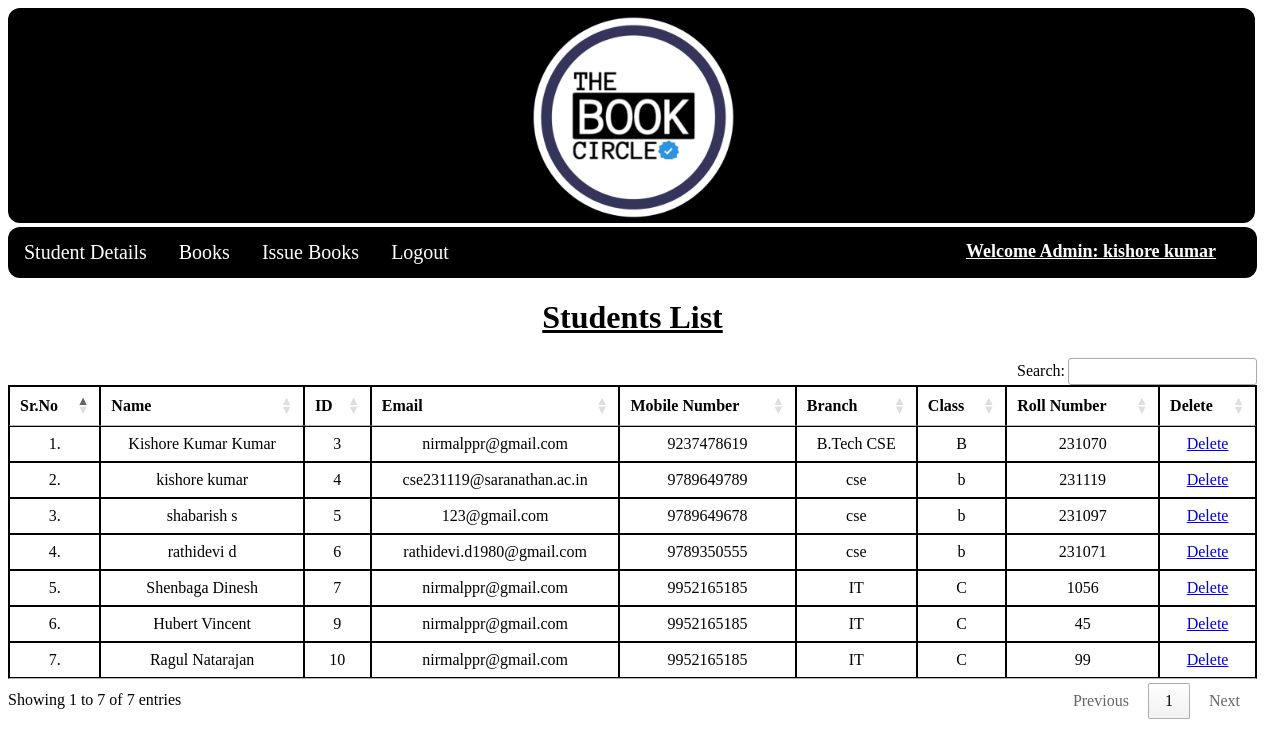
/view_students/ (signed in), run on the app's committed database.
### library/models.py (models this page shows, shortened)
class Student(models.Model):
    user = models.OneToOneField(User, on_delete=models.CASCADE)
    classroom = models.CharField(max_length=10)
    branch = models.CharField(max_length=10)
    roll_no = models.CharField(max_length=3, blank=True)
    phone = models.CharField(max_length=10, blank=True)
    image = models.ImageField(upload_to="", blank=True)

### library/views.py (the view)
# urls.py: path("view_students/", views.view_students, name="view_students"),
@login_required(login_url = '/admin_login')
def view_students(request):
    students = Student.objects.all()
    return render(request, "view_students.html", {'students':students})

### library/templates/view_students.html (shortened to what this page needs)
{% extends 'admin_navbar.html' %}
{% load static %}
{% block body %}
<center>
<div class="container mt-4">
    <h1 class="text-center" style = "font-family:Franklin Gothic Medium"><u>Students List</u></h1>
    <table class="students-table" id="example">
        <thead>
            <tr class="text1">
                <th>Sr.No</th>
                <th>Name</th>
                <th>ID</th>
                <th>Email</th>
                <th>Mobile Number</th>
                <th>Branch</th>
                <th>Class</th>
                <th>Roll Number</th>
                <th>Delete</th>
            </tr>
        </thead>
        <tbody>
            {% for student in students %}
            <tr class="text2">
                <td>{{forloop.counter}}.</td>
                <td>{{student.user.get_full_name}}</td>
                <td>{{student.user.id}}</td>
                <td>{{student.user.email}}</td>
                <td>{{student.phone}}</td>
                <td>{{student.branch}}</td>
                <td>{{student.classroom}}</td>
                <td>{{student.roll_no}}</td>
                <td><a href="/delete_student/{{student.id}}/" class="btn btn-danger" onclick="return confirm('Are you sure you want to delete this student?')">Delete</a></td>
            </tr>
            {% endfor %}
        </tbody>
    </table>
    </div>
</center>
{% endblock %}

### library/templates/admin_navbar.html (shortened to what this page needs)
<!DOCTYPE html>
{%load static%}
<html>
<head>
    <link rel="stylesheet" href="https://cdn.datatables.net/1.10.25/css/jquery.dataTables.min.css">
    <link rel="stylesheet" href="https://cdn.datatables.net/buttons/1.7.1/css/buttons.dataTables.min.css">
</head>
<body>
  <a class="navbar-brand" href="#" ><img src="{%static 'BC2.png' %}" width = "215" height = "215" style = "padding:0px 516px;background-color :black;border-radius:12px"></a>
  <div class="navbar">
    <a href="/view_students/" style = "font-size:20px">Student Details</a>
    <div class="dropdown">
      <button class="dropbtn" onclick="myFunction1()" style = "font-size:20px">Books
      </button>
    </div>
    <div class="dropdown">
      <button class="dropbtn" onclick="myFunction2()" style = "font-size:20px">Issue Books
      </button>
    </div>
    <a href="/logout/" style = "font-size:20px">Logout</a>
    <div class="admin-details">
      <a style="font-weight:600; font-family:'Franklin Gothic Medium';font-size: large;" class="nav-link active" href="#"><u>Welcome Admin: {{request.user}}</u></a> </div>
    </div>
{%block body%}
{%endblock%}
{%block js%}
<br>
</body>
{%endblock%}
</html>

### library/templates/admin_navbar.html (style rules this page uses)
.navbar { overflow: hidden; background-color:black; border-radius:12px; font-family:Franklin Gothic Medium; }
body { overflow-y: scroll; }
.navbar a { float: left; font-size: 16px; color: white; font-family:Franklin Gothic Medium; text-align: center; padding: 14px 16px; text-decoration: none; }
.dropdown { float: left; overflow: hidden; font-size: 16px; }
.dropdown .dropbtn { cursor: pointer; font-size: 16px; border: none; outline: none; color: white; padding: 14px 16px; background-color: inherit; font-family: Franklin Gothic Medium; margin: 0; }
.admin-details a { margin-left:485px; }

### library/templates/view_students.html (style rules this page uses)
table { width:80%; }
th,td { font-family:"Franklin Gothic Medium"; font-size:16px; padding:5px; text-align:center; }
table,th,td { border:1px solid; border-collapse: collapse; }
body { overflow-y:scroll; }

### data on the page
Student: user.get_full_name "Kishore Kumar Kumar", user.id "3", user.email "nirmalppr@gmail.com", phone "9237478619", branch "B.Tech CSE", classroom "B", roll_no "231070"
Student: user.get_full_name "kishore kumar", user.id "4", user.email "cse231119@saranathan.ac.in", phone "9789649789", branch "cse", classroom "b", roll_no "231119"
Student: user.get_full_name "shabarish s", user.id "5", user.email "123@gmail.com", phone "9789649678", branch "cse", classroom "b", roll_no "231097"
Student: user.get_full_name "rathidevi d", user.id "6", user.email "rathidevi.d1980@gmail.com", phone "9789350555", branch "cse", classroom "b", roll_no "231071"
Student: user.get_full_name "Shenbaga Dinesh", user.id "7", user.email "nirmalppr@gmail.com", phone "9952165185", branch "IT", classroom "C", roll_no "1056"
Student: user.get_full_name "Hubert Vincent", user.id "9", user.email "nirmalppr@gmail.com", phone "9952165185", branch "IT", classroom "C", roll_no "45"
Student: user.get_full_name "Ragul Natarajan", user.id "10", user.email "nirmalppr@gmail.com", phone "9952165185", branch "IT", classroom "C", roll_no "99"

### other printed values
{{ request.user }} "kishore kumar"
